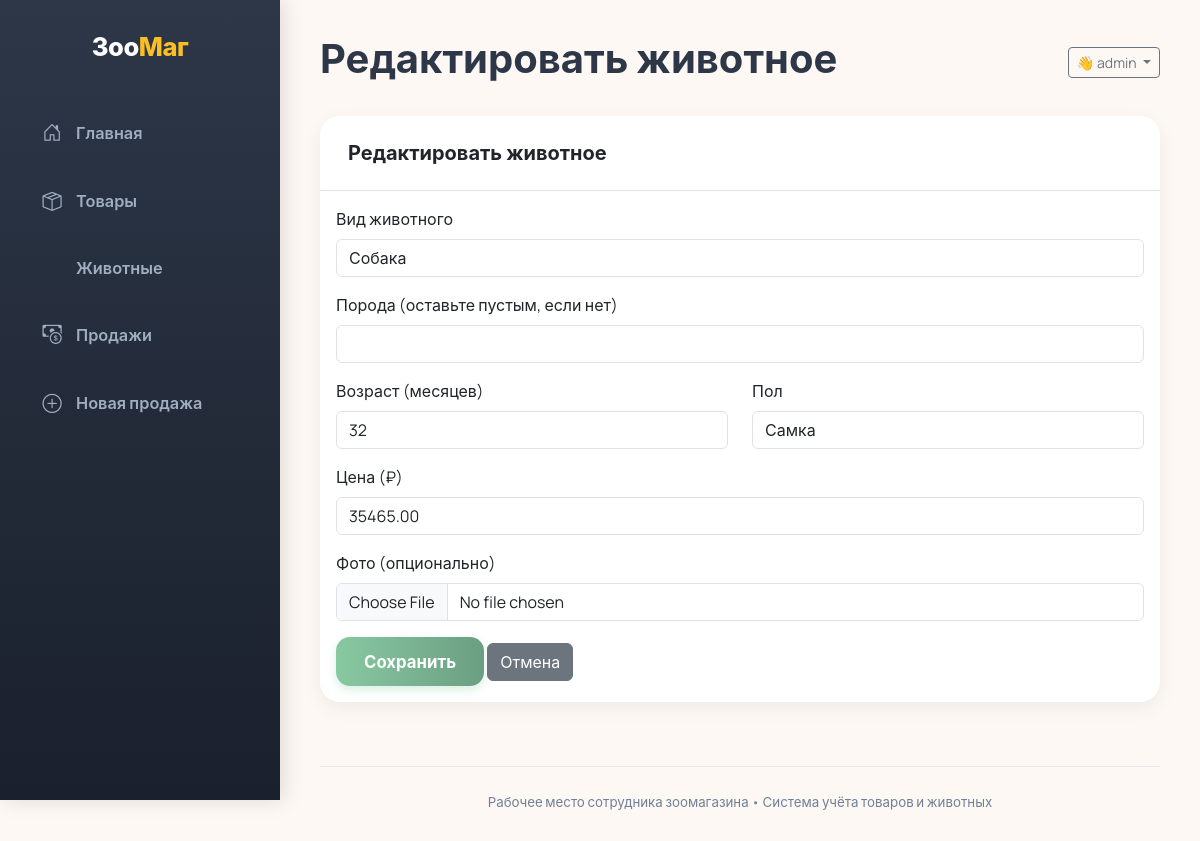
The app's page /animals/2/edit/ (signed in) with its own data.
### products/models.py (models this page shows, shortened)
class Animal(models.Model):
    SPECIES_CHOICES = [
        ('cat', 'Кошка'),
        ('dog', 'Собака'),
        ('bird', 'Птица'),
        ('fish', 'Рыбка'),
        ('rodent', 'Грызун'),
    ]
    GENDER_CHOICES = [('M', 'Самец'), ('F', 'Самка')]
    species = models.CharField(max_length=20, choices=SPECIES_CHOICES)
    breed = models.CharField(max_length=100, blank=True)
    age_months = models.PositiveIntegerField()
    gender = models.CharField(max_length=1, choices=GENDER_CHOICES)
    price = models.DecimalField(max_digits=10, decimal_places=2)
    is_available = models.BooleanField(default=True)
    image = models.ImageField(upload_to='animals/', blank=True, null=True)

### products/views.py (the view)
# urls.py: path('animals/<int:pk>/edit/', views.animal_update, name='animal_update'),
@login_required
def animal_update(request, pk):
    animal = get_object_or_404(Animal, pk=pk)
    if request.method == 'POST':
        form = AnimalForm(request.POST, request.FILES, instance=animal)
        if form.is_valid():
            form.save()
            messages.success(request, 'Карточка животного обновлена!')
            return redirect('animal_list')
    else:
        form = AnimalForm(instance=animal)
    return render(request, 'animals/animal_form.html', {'form': form, 'title': 'Редактировать животное'})

### products/forms.py
class AnimalForm(forms.ModelForm):
    class Meta:
        model = Animal
        fields = ['species', 'breed', 'age_months', 'gender', 'price', 'image']
        widgets = {
            'species': forms.Select(attrs={'class': 'form-control'}),
            'breed': forms.TextInput(attrs={'class': 'form-control'}),
            'age_months': forms.NumberInput(attrs={'class': 'form-control', 'min': 1}),
            'gender': forms.Select(attrs={'class': 'form-control'}),
            'price': forms.NumberInput(attrs={'class': 'form-control', 'step': 0.01}),
            'image': forms.FileInput(attrs={'class': 'form-control'}),
        }

### templates/animals/animal_form.html (shortened to what this page needs)
{% extends 'base.html' %}
{% block page_title %}{{ title }}{% endblock %}
{% block content %}
<div class="card">
    <div class="card-header">
        {{ title }}
    </div>
    <div class="card-body">
        <form method="post" enctype="multipart/form-data">
            <div class="mb-3">
                <label class="form-label">Вид животного</label>
                {{ form.species }}
            </div>
            <div class="mb-3">
                <label class="form-label">Порода (оставьте пустым, если нет)</label>
                {{ form.breed }}
            </div>
            <div class="row">
                <div class="col-md-6">
                    <div class="mb-3">
                        <label class="form-label">Возраст (месяцев)</label>
                        {{ form.age_months }}
                    </div>
                </div>
                <div class="col-md-6">
                    <div class="mb-3">
                        <label class="form-label">Пол</label>
                        {{ form.gender }}
                    </div>
                </div>
            </div>
            <div class="mb-3">
                <label class="form-label">Цена (₽)</label>
                {{ form.price }}
            </div>
            <div class="mb-3">
                <label class="form-label">Фото (опционально)</label>
                {{ form.image }}
            </div>
            <button type="submit" class="btn btn-primary">Сохранить</button>
            <a href="{% url 'animal_list' %}" class="btn btn-secondary">Отмена</a>
        </form>
    </div>
</div>
{% endblock %}

### templates/base.html (shortened to what this page needs)
<!DOCTYPE html>
<html lang="ru">
<head>
    <link href="https://cdn.jsdelivr.net/npm/bootstrap@5.3.3/dist/css/bootstrap.min.css" rel="stylesheet">
    <link rel="stylesheet" href="https://cdn.jsdelivr.net/npm/bootstrap-icons@1.11.3/font/bootstrap-icons.min.css">
</head>
<body>
    <nav class="sidebar">
        <div class="logo">Зоо<span>Маг</span></div>
        <ul class="nav flex-column">
            <li class="nav-item">
                <a class="nav-link {% if request.resolver_match.url_name == 'index' %}active{% endif %}" href="{% url 'index' %}">
                    <i class="bi bi-house-door"></i> Главная
                </a>
            </li>
            <li class="nav-item">
                <a class="nav-link {% if request.resolver_match.url_name == 'product_list' %}active{% endif %}" href="{% url 'product_list' %}">
                    <i class="bi bi-box-seam"></i> Товары
                </a>
            </li>
            <li class="nav-item">
                <a class="nav-link {% if request.resolver_match.url_name == 'animal_list' %}active{% endif %}" href="{% url 'animal_list' %}">
                     Животные
                </a>
            </li>
            <li class="nav-item">
                <a class="nav-link {% if request.resolver_match.url_name == 'sale_list' %}active{% endif %}" href="{% url 'sale_list' %}">
                    <i class="bi bi-cash-coin"></i> Продажи
                </a>
            </li>
            <li class="nav-item">
                <a class="nav-link {% if request.resolver_match.url_name == 'sale_create' %}active{% endif %}" href="{% url 'sale_create' %}">
                    <i class="bi bi-plus-circle"></i> Новая продажа
                </a>
            </li>
        </ul>
    </nav>
    <main class="main-content">
<div class="d-flex justify-content-between flex-wrap align-items-center mb-4">
    <h1>{% block page_title %}{% endblock %}</h1>
    {% if user.is_authenticated %}
        <div class="dropdown">
            <button class="btn btn-sm btn-outline-secondary dropdown-toggle" type="button" data-bs-toggle="dropdown">
                👋 {{ user.username }}
            </button>
        </div>
    {% endif %}
</div>
        {% block content %}{% endblock %}
        <footer>
            <small>Рабочее место сотрудника зоомагазина • Система учёта товаров и животных</small>
        </footer>
    </main>
</body>
</html>

### templates/base.html (style rules this page uses)
:root { --primary: #88c9a1; --primary-dark: #6b9e82; --accent: #fbbf24; --bg: #fdf8f3; --sidebar-bg: #2d3748; --text: #2d3748; --text-light: #718096; --border: #e2e8f0; --card-shadow: 0 6px 20px rgba(0,0,0,0.06); }
body { font-family: 'Manrope', -apple-system, BlinkMacSystemFont, 'Segoe UI', sans-serif; background-color: var(--bg); color: var(--text); overflow-x: hidden; margin: 0; padding: 0; }
.sidebar { background: linear-gradient(180deg, #2d3748 0%, #1a202c 100%); color: white; min-height: 100vh; padding-top: 28px; box-shadow: 4px 0 20px rgba(0,0,0,0.12); position: fixed; top: 0; left: 0; width: 280px; z-index: 1000; }
.sidebar .logo { font-weight: 800; font-size: 1.6rem; text-align: center; margin-bottom: 32px; color: white; letter-spacing: -0.5px; }
.sidebar .logo span { color: var(--accent); }
.sidebar .nav-link { color: #a0aec0; padding: 14px 24px; margin: 6px 16px; border-radius: 14px; font-weight: 600; font-size: 1.02rem; transition: all 0.3s cubic-bezier(0.25, 0.8, 0.25, 1); display: flex; align-items: center; gap: 12px; white-space: nowrap; }
.sidebar .nav-link i { font-size: 1.2rem; width: 24px; text-align: center; }
.main-content { margin-left: 280px; padding: 32px 40px; transition: margin-left 0.4s ease; min-height: 100vh; background-color: var(--bg); position: relative; z-index: 999; }
h1, h2, h3, h4, h5, h6 { font-weight: 700; color: var(--text); line-height: 1.3; }
.card { border: none; border-radius: 20px; box-shadow: var(--card-shadow); margin-bottom: 32px; overflow: hidden; opacity: 0; transform: translateY(20px); animation: fadeInUp 0.6s forwards; }
.card:nth-child(2) { animation-delay: 0.1s; }
.card-header { background: white; padding: 22px 28px; font-weight: 700; font-size: 1.25rem; border-bottom: 1px solid var(--border); }
.btn-primary { background: linear-gradient(to right, var(--primary), var(--primary-dark)); border: none; padding: 12px 28px; font-weight: 700; border-radius: 14px; transition: all 0.35s cubic-bezier(0.34, 1.56, 0.64, 1); font-size: 1.05rem; box-shadow: 0 4px 10px rgba(136, 201, 161, 0.3); }
footer { margin-top: 4rem; text-align: center; color: var(--text-light); font-size: 0.95rem; padding-top: 1.5rem; border-top: 1px solid var(--border); }

### records on screen
Animal: species "Собака", age_months "32", gender "Самка", price "35465.00"

### other values on screen
{{ title }} "Редактировать животное"
{{ user.username }} "admin"
